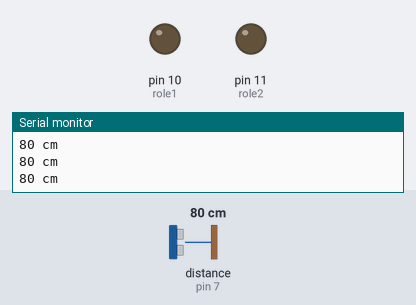
Recording of a sketch running on a simulated Arduino Uno, built with avr-gcc and run on an emulated ATmega328P. Parts: output pins drawn as LEDs (lit = HIGH), the last lines printed to the serial monitor. Wiring (inferred from the names in the program): ultrasonic range finder: trigger pin 6; echo pin 7. The test bench sets the inputs (shaded band); at power-on: distance to the obstacle (sensor on pin 7) 80 cm. The echo pulse lasts 58.3 µs per cm; pins used as bus, display or sensor lines are not drawn.

Above: at 1.2 s.
1.3 s: distance to the obstacle (sensor on pin 7) set to 12 cm
2.8 s: distance to the obstacle (sensor on pin 7) set to 9 cm
At 3.5 s:
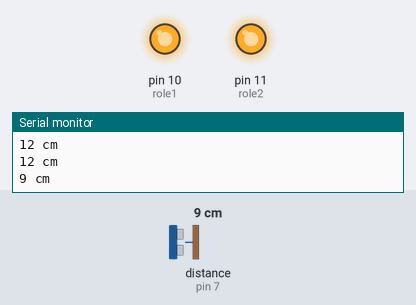
Timing chart, 0 to 5.8 s (numbered marks = the images above; inputs shaded):
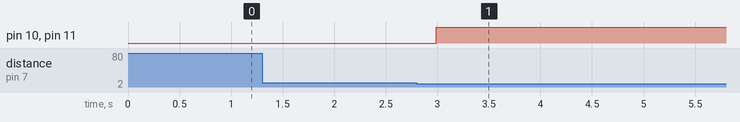

The sketch:

hc-sr04.ino
```cpp
#define echoPin 7
#define trigPin 6
#define role1 10
#define role2 11

bool roledurum = false;

void setup() {
  pinMode(trigPin, OUTPUT);
  pinMode(echoPin, INPUT);
  pinMode(role1, OUTPUT);
  pinMode(role2, OUTPUT);
  Serial.begin(9600);

}

void loop()
{
  long duration, distance;
  digitalWrite(trigPin, LOW);
  delayMicroseconds(2);
  digitalWrite(trigPin, HIGH);
  delayMicroseconds(10);
  digitalWrite(trigPin, LOW);

  duration = pulseIn(echoPin, HIGH);
  distance = duration / 58.2;
  delay(100);
  Serial.print(distance);
  Serial.println(" cm ");


  if (distance <= 10 && !roledurum)
  {
    digitalWrite (role1, 1);
    digitalWrite (role2, 1);
    roledurum = true;
    while (roledurum && distance <= 20)
    {
      digitalWrite(trigPin, LOW);
      delayMicroseconds(2);
      digitalWrite(trigPin, HIGH);
      delayMicroseconds(10);
      digitalWrite(trigPin, LOW);

      duration = pulseIn(echoPin, HIGH);
      distance = duration / 58.2;
      delay(100);
    }
    delay (1000);
  }


  if (distance <= 10 && roledurum)
  {
    digitalWrite (role1, 0);
    digitalWrite (role2, 0);
    roledurum = false;
    while (!roledurum && distance < 20)
    {
      digitalWrite(trigPin, LOW);
      delayMicroseconds(2);
      digitalWrite(trigPin, HIGH);
      delayMicroseconds(10);
      digitalWrite(trigPin, LOW);

      duration = pulseIn(echoPin, HIGH);
      distance = duration / 58.2;
      delay(100);
    }
    delay (1000);
  }
}
```

Measured:
- the behaviour switches between 11 and 10 cm on distance to the obstacle (sensor on pin 7) (found by bisection; images 0 and 1)
- after the input at 2.8 s, pin 10 (role1), pin 11 (role2): LOW → HIGH after 0.19 s
